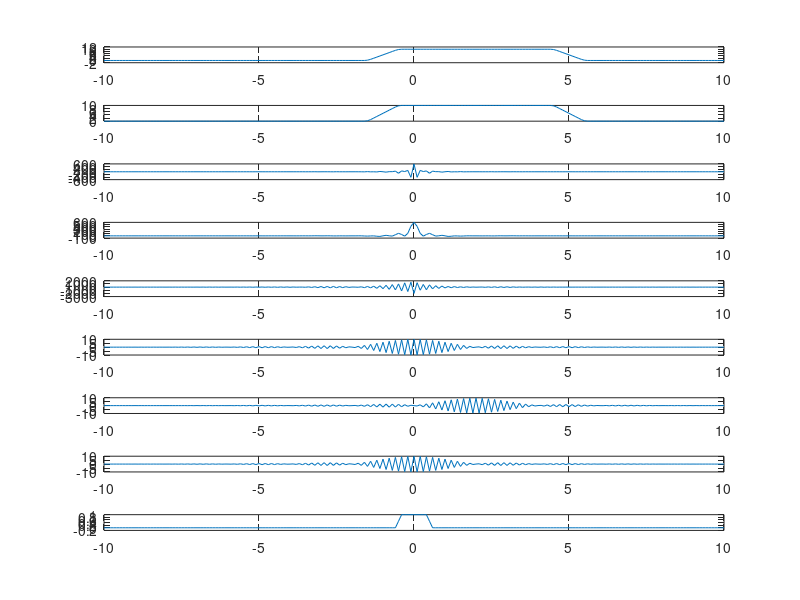

Reproduce this figure in MATLAB.
clc;
clear;

N = 9;

x = -10:0.1:10;
y = sign(x+0.5)*0.5 - sign(x-0.5)*0.5;
z = sign(x+1) * 0.5 - sign(x-5)*0.5;

c = conv(y,z,'same');
fconv = fft(c);

f1 = fft(y);
f2 = fft(z);

size(c)
subplot(N,1,1)
plot(x,ifftshift(ifft(f1.*f2)));
subplot(N,1,2)
plot(x,c);

subplot(N,1,3)
plot(x,real(fftshift(fconv)));

subplot(N,1,4)
plot(x,real(fftshift(f1.*f2)));

subplot(N,1,5)
plot(x,real(conv(f1,f2,'same')));

subplot(N,1,6)
plot(x,real(fftshift(fft(y.*z))));

yshift = y.*exp(j*2*pi*1*x);
subplot(N,1,7)

plot(x,real(fftshift(fft(yshift))));
subplot(N,1,8)
plot(x,real(fftshift(f1)))

fshift = f1.*real(exp(-j*2*pi*1));

subplot(N,1,9)
plot(x,real(ifft(fshift)));
